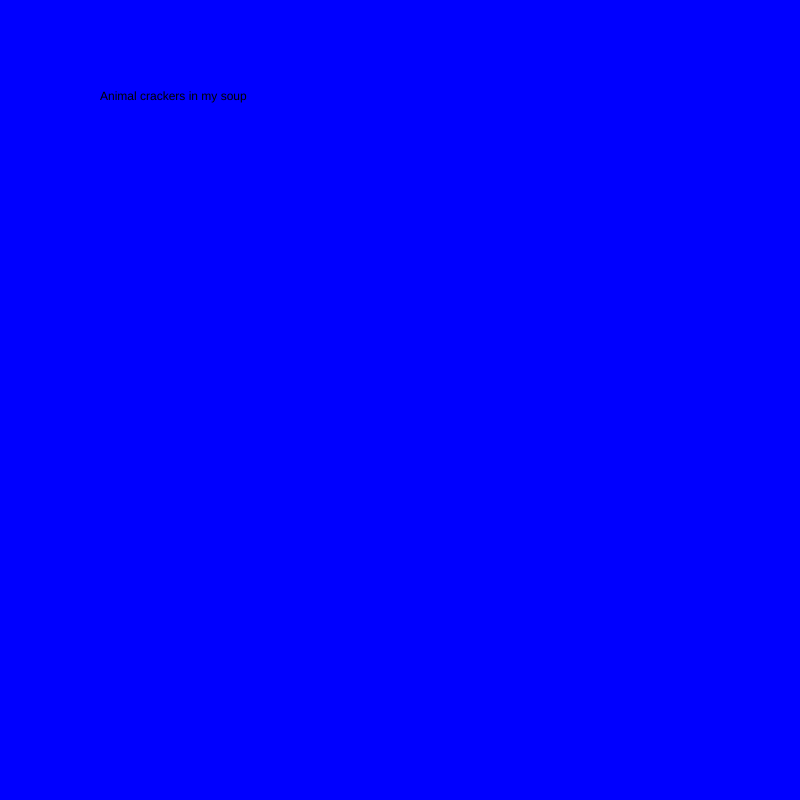
Frame 1 (no input)
Frame 60 (no input): identical to frame 1, image omitted
Frame 120 (the mouse pressed at the canvas centre since frame 60): identical to frame 1, image omitted

The p5.js sketch that drew this single still picture (run headless with seeded random() and noise() and a simulated clock; from frame 60 on, the mouse is pressed at the canvas centre):

// p5.js sketch
// ── sketch.js
var myState= 0;


function preload(){

}




function setup() {
  // put setup code here
  createCanvas (800,800);

}

function draw() {
  // put drawing code here
  background ('blue');
  switch(myState) {
    case 0:
    text ("Animal crackers in my soup", 100, 100);

    break;

    case 1:
    text ("Monkeys and rabbits loop de loop.", 100, 100);
    textsize(50);
  break;

  }


}


function mouseReleased() {
 myState = myState + 1 ;
if (myState > 1) {
  myState = 0;
}
}
